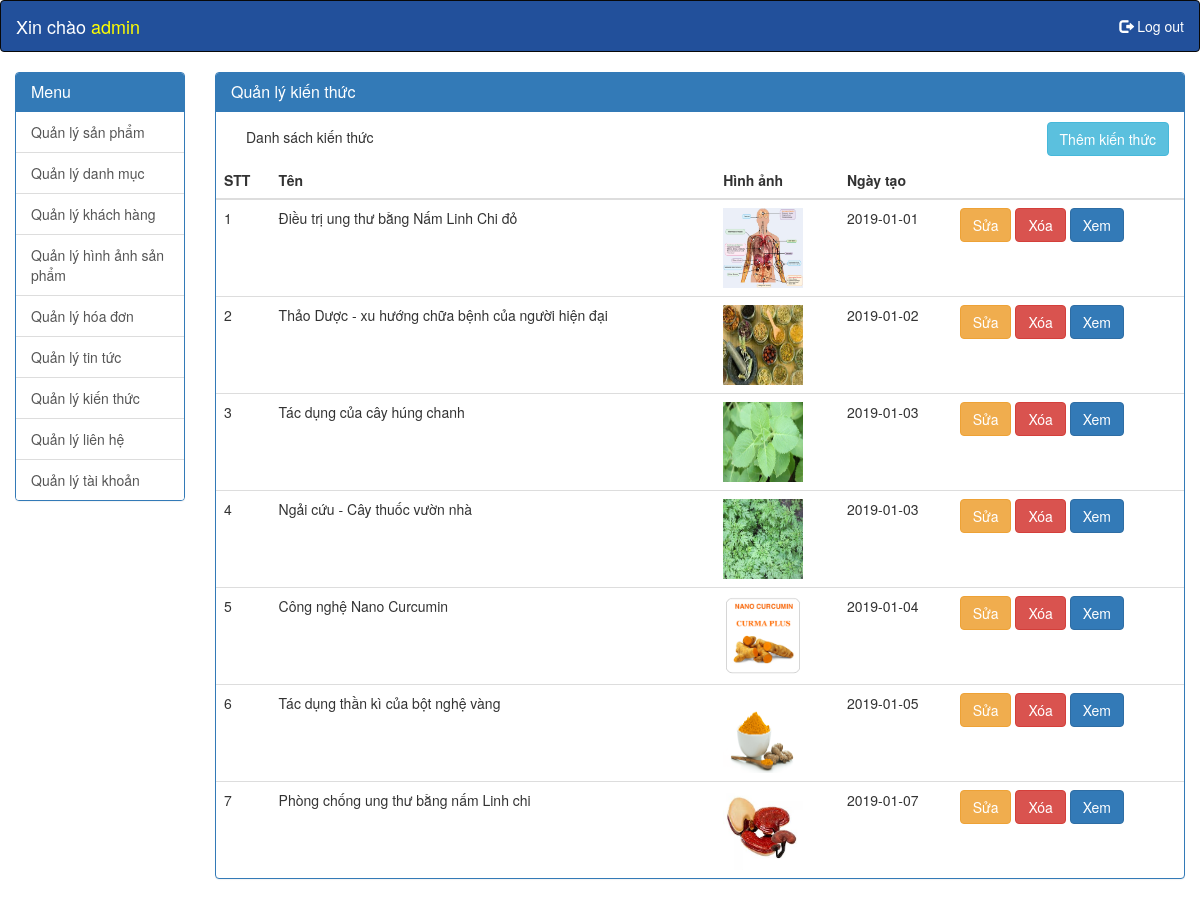
/backend/quanlykienthuc/hienthi.php, run on the app's committed database.
### tables this page shows
CREATE TABLE `knowledge` (
  `id` int(11) NOT NULL,
  `name` varchar(100) DEFAULT NULL,
  `content` text,
  `image` varchar(200) DEFAULT NULL,
  `knowledge_date` date DEFAULT NULL
);

### backend/quanlykienthuc/hienthi.php (the view, shortened to what this page needs)
<?php
	include('../connect.php');
	$sql="select * from knowledge";
	$query=mysqli_query($conn,$sql);
?>
<!DOCTYPE html>
<html lang="en">
<head>
	<link rel="stylesheet" href="../../bootstrap/css/bootstrap.min.css">
</head>
<body>
	<nav class="navbar navbar-inverse">
		<div class="container-fluid">
			<div class="navbar-header">
				<a class="navbar-brand" href="#">Xin chào <span style="color: yellow">admin</span></a>
			</div>
			<ul class="nav navbar-nav navbar-right">
				<li><a href="#"><span class="glyphicon glyphicon-log-out"></span> Log out</a></li>
			</ul>
		</div>
	</nav>
		<div class="main-left col-xs-2 col-sm-2 col-md-2 col-lg-2">
			<div class="panel panel-primary">
				<div class="panel-heading">
					<h3 class="panel-title">Menu</h3>
				</div>
				<div class="list-group">
					<a href="../quanlysanpham/hienthi.php" class="list-group-item">Quản lý sản phẩm</a>
					<a href="../quanlydanhmuc/hienthi.php" class="list-group-item">Quản lý danh mục</a>
					<a href="../quanlykhachhang/hienthi.php" class="list-group-item">Quản lý khách hàng</a>
					<a href="../quanlyhinhanh/hienthi.php" class="list-group-item">Quản lý hình ảnh sản phẩm</a>
					<a href="../quanlyhoadon/hienthi.php" class="list-group-item">Quản lý hóa đơn</a>
					<a href="../quanlytintuc/hienthi.php" class="list-group-item">Quản lý tin tức</a>
					<a href="hienthi.php" class="list-group-item">Quản lý kiến thức</a>
					<a href="../quanlylienhe/hienthi.php" class="list-group-item">Quản lý liên hệ</a>
					<a href="../quanlytaikhoan/hienthi.php" class="list-group-item">Quản lý tài khoản</a>
				</div>
			</div>
		</div>
		<div class="main-right col-xs-10 col-sm-10 col-md-10 col-lg-10">
			<div class="panel panel-primary">
				<div class="panel-heading">
					<h3 class="panel-title">Quản lý kiến thức</h3>
				</div>
				<div class="header">
					<div class="col-xs-6 col-sm-6 col-md-6 col-lg-6">
						<div class="panel-body">
							Danh sách kiến thức
						</div>
					</div>
					<div class="col-xs-6 col-sm-6 col-md-6 col-lg-6 text-right">
						<form action="" method="POST" class="form-inline" role="form">
							<a href="insert.php" class="btn btn-info">Thêm kiến thức</a>
						</form>
					</div>
				</div>
				<table class="table table-hover">
					<thead>
						<tr>
							<th>STT</th>
							<th>Tên</th>
							<th>Hình ảnh</th>
							<th>Ngày tạo</th>
							<th></th>
						</tr>
					</thead>
					<tbody>
					<?php
						$a=1;
						while($result=mysqli_fetch_array($query)){
					?>
						<tr>
							<td><?php echo $a ?></td>
							<td><?php echo $result['name'] ?></td>
							<td><img src="upload/<?php echo $result['image'] ?>" width="80" height="80" alt=""></td>
							<td><?php echo $result['knowledge_date'] ?></td>
							<td>
								<a href="update.php?id=<?php echo $result['id'] ?>" class="btn btn-warning">Sửa</a>
								<a href="delete.php?id=<?php echo $result['id'] ?>" class="btn btn-danger">Xóa</a>
								<a href="detail.php?id=<?php echo $result['id'] ?>" class="btn btn-primary">Xem</a>
							</td>
						</tr>
					<?php $a++;} ?>
					</tbody>
				</table>
			</div>
		</div>
</body>
</html>

### backend/quanlykienthuc/hienthi.php (style rules this page uses)
nav { background-color: #22509b !important; }
nav a { color: #fff !important; }
.header a { margin-top: 10px; }

### data on the page
knowledge: name "Điều trị ung thư bằng Nấm Linh Chi đỏ", image (picture), knowledge_date "2019-01-01"
knowledge: name "Thảo Dược - xu hướng chữa bệnh của người hiện đại", image (picture), knowledge_date "2019-01-02"
knowledge: name "Tác dụng của cây húng chanh", image (picture), knowledge_date "2019-01-03"
knowledge: name "Ngải cứu - Cây thuốc vườn nhà", image (picture), knowledge_date "2019-01-03"
knowledge: name "Công nghệ Nano Curcumin", image (picture), knowledge_date "2019-01-04"
knowledge: name "Tác dụng thần kì của bột nghệ vàng", image (picture), knowledge_date "2019-01-05"
knowledge: name "Phòng chống ung thư bằng nấm Linh chi", image (picture), knowledge_date "2019-01-07"
